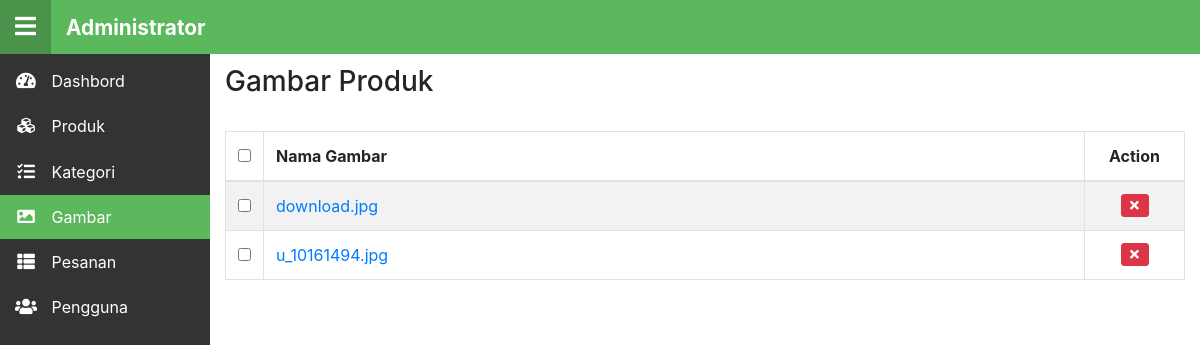
Page /index.php/admin_gambar on the earlier database version.
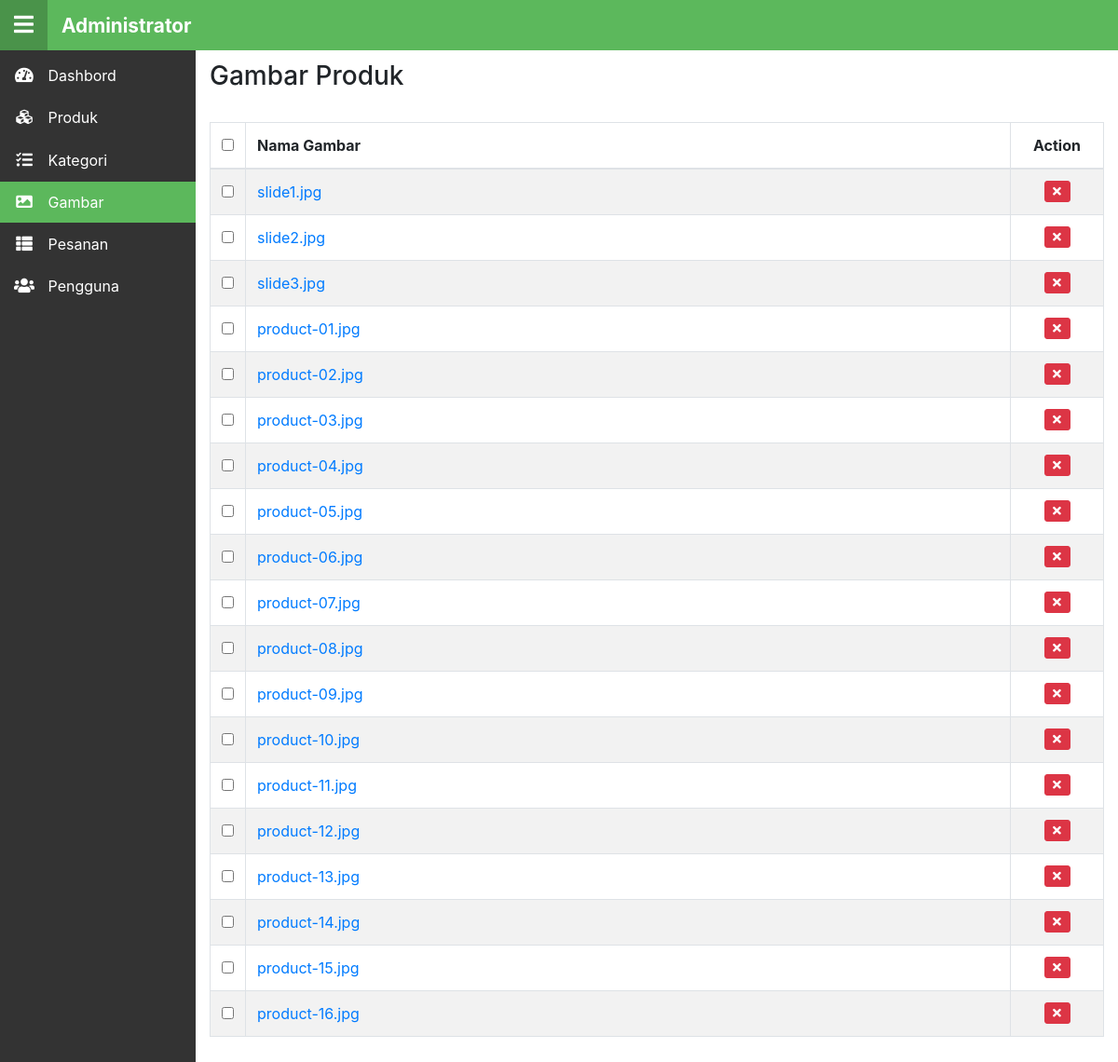
Same page on the later database version.
### tables this page shows
CREATE TABLE `gambar` (
  `id` int(11) NOT NULL,
  `nama` varchar(220) NOT NULL
);

### application/controllers/Admin_gambar.php (called while the page is built, shortened)
<?php
class Admin_gambar extends CI_Controller {
	public function index()
	{
		$data['msg'] = $this->input->cookie('msg');
		$data['gambar'] = $this->general->read('gambar');
		$data['csrf'] = array(
			        'name' => $this->security->get_csrf_token_name(),
			        'hash' => $this->security->get_csrf_hash()
			    );
		$content['content'] = $this->load->view('admin/gambar', $data, true);
		$content['title'] = 'Gambar - Administrator';
		$content['btn'] = 'gambar';
		$content['btn_add'] = 'file';
		$this->load->view('layout/admin_template', $content);
		$this->general->reload('admin/gambar', array('del', 'del-all', 'submit_upload'));
	}
}

### index.php (called while the page is built, shortened)
<?php
require_once BASEPATH.'core/CodeIgniter.php';

### application/models/General.php (called while the page is built, shortened)
<?php
class General extends CI_Model{
	public function read($table, $id = array())
	{
		if(empty($id)){
			$query = $this->db->get($table);
			return $query->result();
		}else{
			$query = $this->db->get_where($table, $id);
			return $query->row();
		}
	}
}

### application/views/admin/gambar.php (the view, shortened to what this page needs)
<h3>Gambar Produk</h3>
<br>
<form method="post">
<table class="table table-striped table-bordered" id="myTable">
	<thead>
		<tr>
			<th class="tb-check"><input id="all-check" class="check-true" type="checkbox"></th>
			<th>Nama Gambar</th>
			<th class="tb-act">Action</th>
		</tr>
	</thead>
	<tbody>
	<?php foreach($gambar as $gambar_item):?>
		<tr>
			<td><input class="check in-check" type="checkbox" name="<?=$gambar_item->id?>" value="<?=$gambar_item->id?>"></td>
			<td><a href="<?=base_url('assets/upload/'.$gambar_item->nama)?>" target="blank"><?=$gambar_item->nama?></a></td>
			<td class="tb-act">
				<button type="submit" class="btn btn-danger btn-table" title="Hapus" name="del" value="<?=$gambar_item->id?>"><i class="fa fa-times fa-fw"></i></button>
			</td>
		</tr>
	<?php endforeach;?>
	</tbody>
</table>
</form>

Differences in the rows shown:
removed gambar: nama "download.jpg", $gambar_item->id 1 (drawn)
removed gambar: nama "u_10161494.jpg", $gambar_item->id 2 (drawn)
added gambar: nama "slide1.jpg", $gambar_item->id 3 (drawn)
added gambar: nama "slide2.jpg", $gambar_item->id 4 (drawn)
added gambar: nama "slide3.jpg", $gambar_item->id 5 (drawn)
added gambar: nama "product-01.jpg", $gambar_item->id 6 (drawn)
added gambar: nama "product-02.jpg", $gambar_item->id 7 (drawn)
added gambar: nama "product-03.jpg", $gambar_item->id 8 (drawn)
added gambar: nama "product-04.jpg", $gambar_item->id 9 (drawn)
added gambar: nama "product-05.jpg", $gambar_item->id 10 (drawn)
added gambar: nama "product-06.jpg", $gambar_item->id 11 (drawn)
added gambar: nama "product-07.jpg", $gambar_item->id 12 (drawn)
added gambar: nama "product-08.jpg", $gambar_item->id 13 (drawn)
added gambar: nama "product-09.jpg", $gambar_item->id 14 (drawn)
added gambar: nama "product-10.jpg", $gambar_item->id 15 (drawn)
added gambar: nama "product-11.jpg", $gambar_item->id 16 (drawn)
added gambar: nama "product-12.jpg", $gambar_item->id 17 (drawn)
added gambar: nama "product-13.jpg", $gambar_item->id 18 (drawn)
added gambar: nama "product-14.jpg", $gambar_item->id 19 (drawn)
added gambar: nama "product-15.jpg", $gambar_item->id 20 (drawn)
added gambar: nama "product-16.jpg", $gambar_item->id 21 (drawn)
